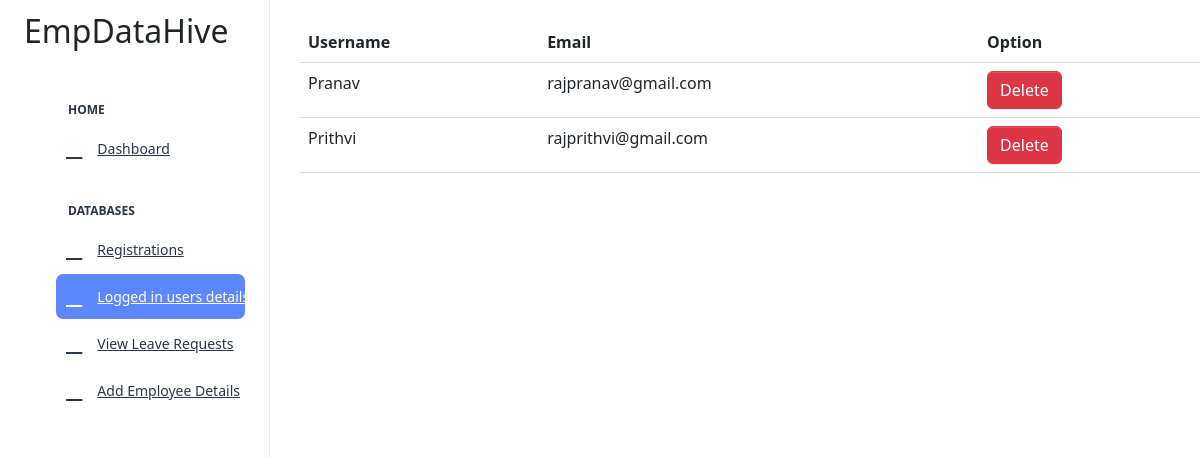
The app's page /Backend/displayuser/ with its own data.
### Backend/models.py (models this page shows)
class registerdb(models.Model):
    Name=models.CharField(max_length=50,null=True,blank=True)
    Email=models.EmailField(max_length=100,null=True,blank=True)
    Password=models.CharField(max_length=100,null=True,blank=True)
    C_password=models.CharField(max_length=100,null=True,blank=True)

### Backend/views.py (the view)
# urls.py: path('displayuser/',views.displayuser,name="displayuser"),
def displayuser(request):
  userregisterdata = registerdb.objects.all()
  return render(request, "display_login.html", {"userregisterdata": userregisterdata})

### Backend/templates/display_login.html (shortened to what this page needs)
<!DOCTYPE html>
{% extends 'Index.html' %}
{% block content %}
<html lang="en">
<head>
    <link href="https://cdn.jsdelivr.net/npm/bootstrap@5.3.0/dist/css/bootstrap.min.css" rel="stylesheet">
</head>
<body>
<div class="card-body">
                    <h4 class="card-title">Registration Details</h4>
    <div class="table-responsive" style="margin-left:300px">
                    <table class="table table-hover">
                      <thead>
                        <tr>
                          <th>Username</th>
                            <th>Email</th>
                            <th>Option</th>
                        </tr>
                      </thead>
                      <tbody>
                        {% for d in userregisterdata %}
                        <tr>
                          <td> {{d.Name}}</td>
                            <td> {{d.Email}}</td>
                            <td>
                                 <form action="{% url 'dellog' dataid=d.id %}">
                                      <button class="btn btn-danger">Delete</button>
                                 </form>
                            </td>
                        </tr>
                        {% endfor %}
                      </tbody>
                    </table>
                  </div>
    </div>
</body>
</html>
{% endblock %}

### Backend/templates/display_login.html (style rules this page uses)
table { border-collapse: collapse; width: 100%; }
th, td { text-align: left; padding: 8px; border-bottom: 1px solid #ddd; }

### records on screen
registerdb: Name "Pranav", Email "rajpranav@gmail.com"
registerdb: Name "Prithvi", Email "rajprithvi@gmail.com"
